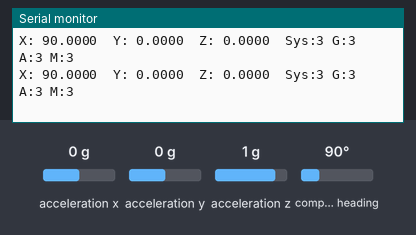
Simulated run of this sketch. Board: Arduino Uno, built with avr-gcc and run on an emulated ATmega328P. Parts: the last lines printed to the serial monitor. Inputs (shaded band) come from the test bench; at power-on: acceleration x 0 g, acceleration y 0 g, acceleration z 1 g, compass heading 90°. EEPROM starts erased.

Above: at 3.2 s.
3.3 s: acceleration x set to -1.4 g
At 4.1 s:
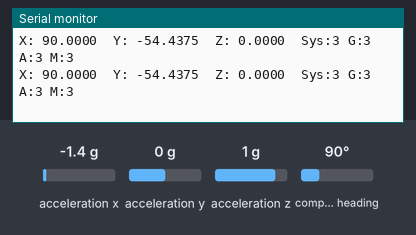
4.8 s: acceleration y set to -1.4 g
At 5.5 s:
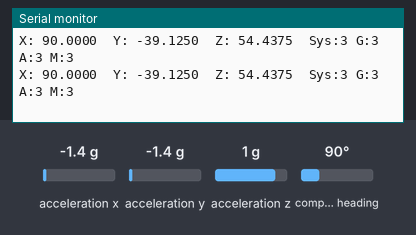
7.8 s: acceleration x set to 0.8 g
At 8.3 s:
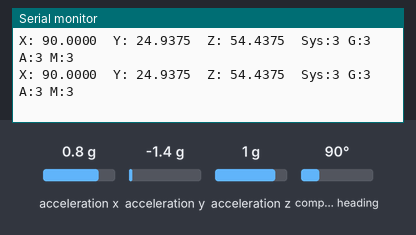
10.8 s: acceleration z set to 0 g
At 11.4 s:
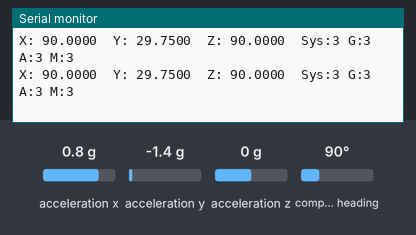
13.8 s: acceleration y set to 0.8 g
At 14.6 s:
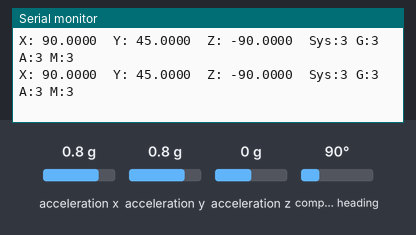
16.8 s: acceleration z set to 0.8 g
At 17.4 s:
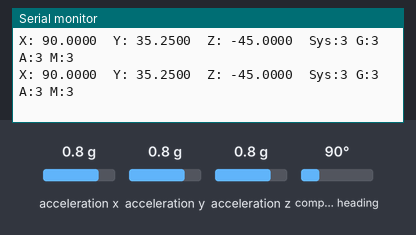
Timing chart, 0 to 19.8 s (numbered marks = the images above; inputs shaded):
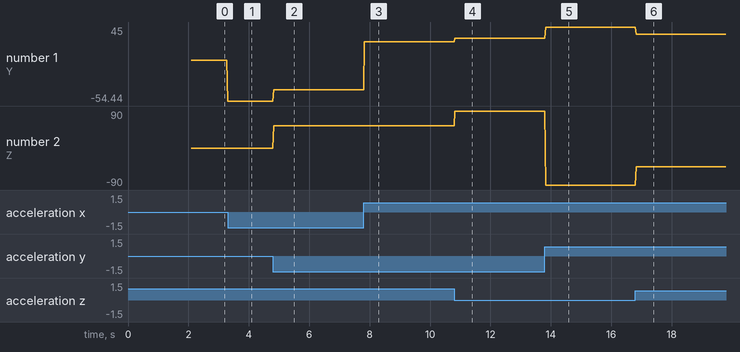

The sketch:

IMU_SPI.ino
```cpp
#include <Wire.h>
#include <SPI.h>
#include <Adafruit_Sensor.h>
#include <Adafruit_BNO055.h>
#include <utility/imumaths.h>
#include <EEPROM.h>

/* ---------------- AYARLAR ---------------- */

#define BNO055_SAMPLERATE_DELAY_MS (25)
#define CS_PIN 10    // SPI Chip Select

/* I2C address: 0x28 or 0x29 */
Adafruit_BNO055 bno = Adafruit_BNO055(55, 0x28);

/* SPI buffer (3 float = 12 byte) */
uint8_t spiBuffer[12];

/* ---------------- YARDIMCI FONKSIYONLAR ---------------- */

void displaySensorDetails(void)
{
    sensor_t sensor;
    bno.getSensor(&sensor);
    Serial.println("------------------------------------");
    Serial.print("Sensor:       "); Serial.println(sensor.name);
    Serial.print("Driver Ver:   "); Serial.println(sensor.version);
    Serial.print("Unique ID:    "); Serial.println(sensor.sensor_id);
    Serial.print("Max Value:    "); Serial.print(sensor.max_value); Serial.println(" xxx");
    Serial.print("Min Value:    "); Serial.print(sensor.min_value); Serial.println(" xxx");
    Serial.print("Resolution:   "); Serial.print(sensor.resolution); Serial.println(" xxx");
    Serial.println("------------------------------------");
    Serial.println("");
    delay(500);
}

void displaySensorStatus(void)
{
    uint8_t system_status, self_test_results, system_error;
    bno.getSystemStatus(&system_status, &self_test_results, &system_error);

    Serial.println("");
    Serial.print("System Status: 0x");
    Serial.println(system_status, HEX);
    Serial.print("Self Test:     0x");
    Serial.println(self_test_results, HEX);
    Serial.print("System Error:  0x");
    Serial.println(system_error, HEX);
    Serial.println("");
    delay(500);
}

void displayCalStatus(void)
{
    uint8_t system, gyro, accel, mag;
    bno.getCalibration(&system, &gyro, &accel, &mag);

    Serial.print("\t");
    if (!system) Serial.print("! ");

    Serial.print("Sys:"); Serial.print(system);
    Serial.print(" G:");   Serial.print(gyro);
    Serial.print(" A:");   Serial.print(accel);
    Serial.print(" M:");   Serial.print(mag);
}

void displaySensorOffsets(const adafruit_bno055_offsets_t &calibData)
{
    Serial.print("Accelerometer: ");
    Serial.print(calibData.accel_offset_x); Serial.print(" ");
    Serial.print(calibData.accel_offset_y); Serial.print(" ");
    Serial.print(calibData.accel_offset_z); Serial.print(" ");

    Serial.print("\nGyro: ");
    Serial.print(calibData.gyro_offset_x); Serial.print(" ");
    Serial.print(calibData.gyro_offset_y); Serial.print(" ");
    Serial.print(calibData.gyro_offset_z); Serial.print(" ");

    Serial.print("\nMag: ");
    Serial.print(calibData.mag_offset_x); Serial.print(" ");
    Serial.print(calibData.mag_offset_y); Serial.print(" ");
    Serial.print(calibData.mag_offset_z); Serial.print(" ");

    Serial.print("\nAccel Radius: ");
    Serial.print(calibData.accel_radius);

    Serial.print("\nMag Radius: ");
    Serial.print(calibData.mag_radius);
}

/* ---------------- SETUP ---------------- */

void setup(void)
{
    Serial.begin(115200);
    delay(1000);
    Serial.println("BNO055 Orientation + SPI TX");

    /* SPI init */
    pinMode(CS_PIN, OUTPUT);
    digitalWrite(CS_PIN, HIGH);
    SPI.begin();

    /* BNO055 init */
    if (!bno.begin())
    {
        Serial.println("No BNO055 detected!");
        while (1);
    }

    int eeAddress = 0;
    long bnoID;
    bool foundCalib = false;

    EEPROM.get(eeAddress, bnoID);

    adafruit_bno055_offsets_t calibrationData;
    sensor_t sensor;
    bno.getSensor(&sensor);

    if (bnoID == sensor.sensor_id)
    {
        Serial.println("Found calibration in EEPROM");
        eeAddress += sizeof(long);
        EEPROM.get(eeAddress, calibrationData);
        bno.setSensorOffsets(calibrationData);
        foundCalib = true;
    }

    bno.setExtCrystalUse(true);

    sensors_event_t event;
    if (!foundCalib)
    {
        Serial.println("Please calibrate sensor...");
        while (!bno.isFullyCalibrated())
        {
            bno.getEvent(&event);
            displayCalStatus();
            Serial.println("");
            delay(BNO055_SAMPLERATE_DELAY_MS);
        }

        adafruit_bno055_offsets_t newCalib;
        bno.getSensorOffsets(newCalib);

        eeAddress = 0;
        bnoID = sensor.sensor_id;
        EEPROM.put(eeAddress, bnoID);
        eeAddress += sizeof(long);
        EEPROM.put(eeAddress, newCalib);
    }

    displaySensorDetails();
    displaySensorStatus();
}

/* ---------------- LOOP ---------------- */

void loop(void)
{
    sensors_event_t event;
    bno.getEvent(&event);

    float x = event.orientation.x;
    float y = event.orientation.y;
    float z = event.orientation.z;

    /* Serial debug */
    Serial.print("X: "); Serial.print(x, 4);
    Serial.print("\tY: "); Serial.print(y, 4);
    Serial.print("\tZ: "); Serial.print(z, 4);
    displayCalStatus();
    Serial.println("");

    /* ---------- SPI GONDERIM ---------- */

    memcpy(&spiBuffer[0], &x, 4);
    memcpy(&spiBuffer[4], &y, 4);
    memcpy(&spiBuffer[8], &z, 4);

    SPI.beginTransaction(SPISettings(1000000, MSBFIRST, SPI_MODE0));
    digitalWrite(CS_PIN, LOW);

    for (int i = 0; i < 12; i++)
    {
        SPI.transfer(spiBuffer[i]);
    }

    digitalWrite(CS_PIN, HIGH);
    SPI.endTransaction();

    delay(BNO055_SAMPLERATE_DELAY_MS);
}
```

Measured:
- after the input at 3.3 s, the serial monitor: prints a new line at once (image 1)
- after the input at 4.8 s, the serial monitor: prints a new line at once (image 2)
- after the input at 7.8 s, the serial monitor: prints a new line at once (image 3)
- after the input at 10.8 s, the serial monitor: prints a new line at once (image 4)
- after the input at 13.8 s, the serial monitor: prints a new line at once (image 5)
- after the input at 16.8 s, the serial monitor: prints a new line at once (image 6)
- plotted number 1: 0 → -54.44 after the input at 3.3 s, -54.44 → -39.12 after the input at 4.8 s, -39.12 → 24.94 after the input at 7.8 s, 24.94 → 29.75 after the input at 10.8 s, 29.75 → 45 after the input at 13.8 s
- plotted number 2: 0 → 54.44 after the input at 4.8 s, 90 → -90 after the input at 13.8 s, -90 → -45 after the input at 16.8 s
